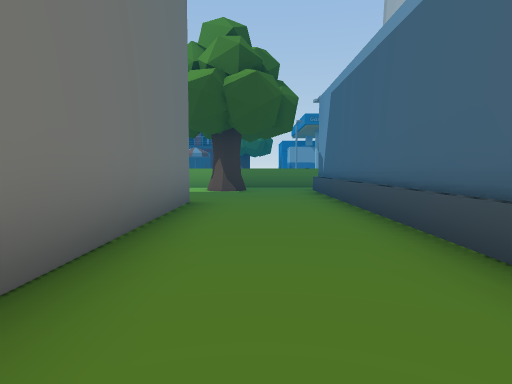
view 1 (above)

24 first-person views from a walk through a Unity game level. The camera is 1.2 m above the floor, tilts 4° down and sees 75° across. The floor is counted in squares, 2 m on a side. Each view is taken from the middle of a square. On the plan, view 1 faces up. The plan holds only what a view shows up to about 10 squares ahead; the rest is blank. The place goes on beyond the plan. Some animated figures are left out.

view 2
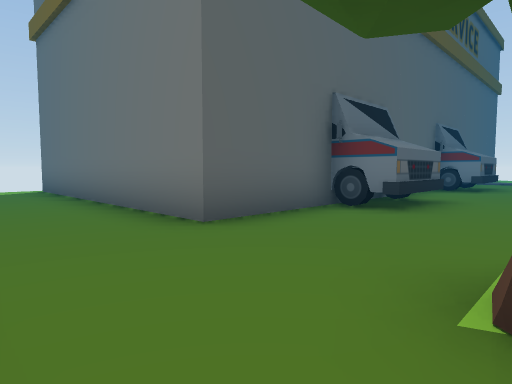

view 3
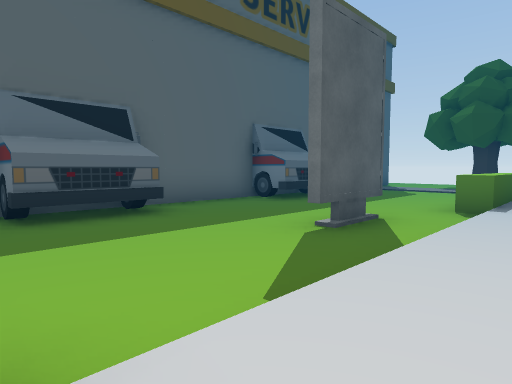

view 4
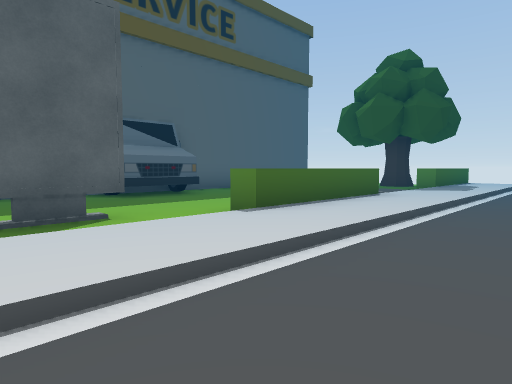

view 5
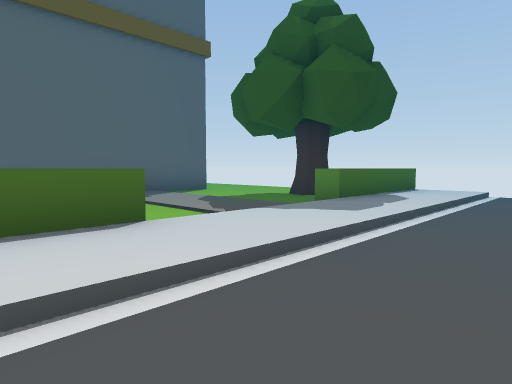

view 6
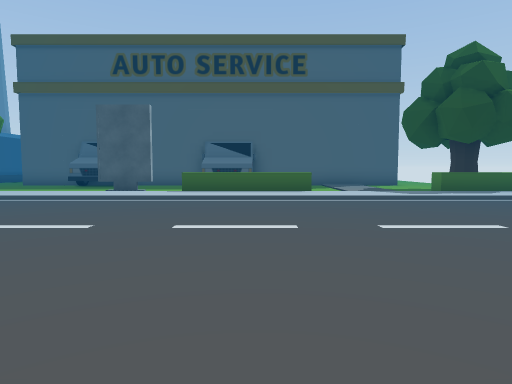

view 7
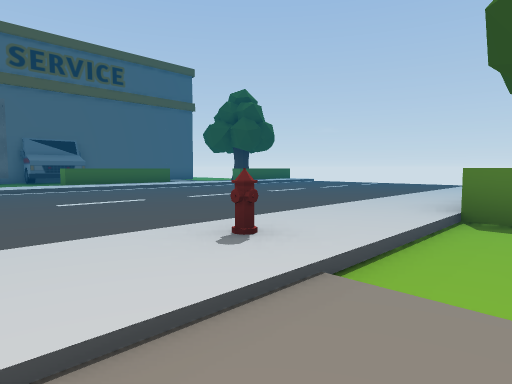

view 8
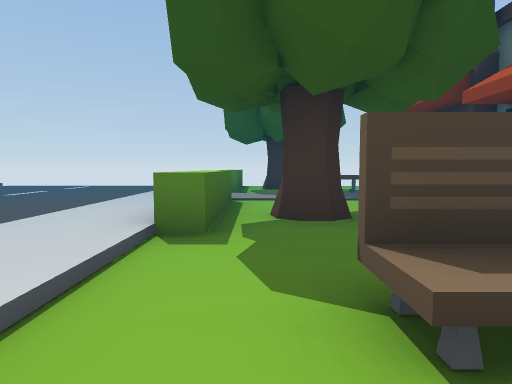

view 9
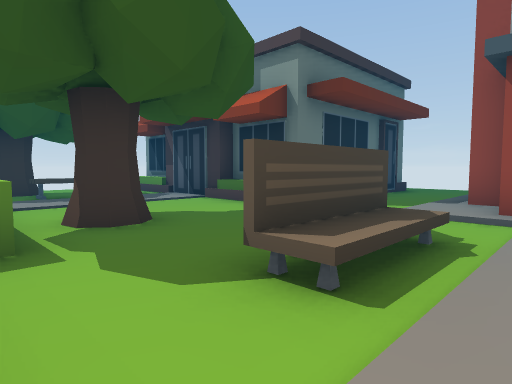

view 10
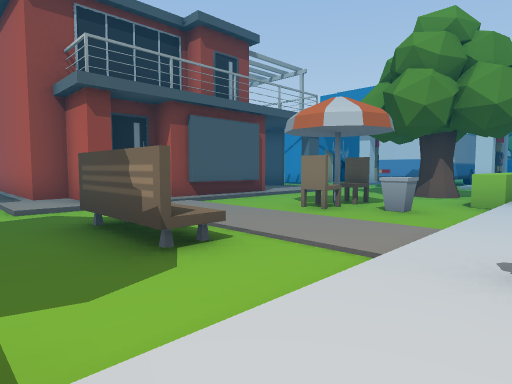

view 11
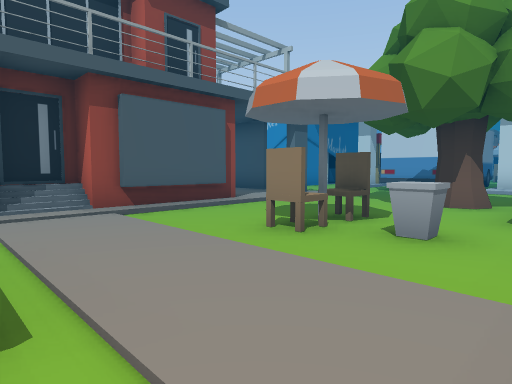

view 12
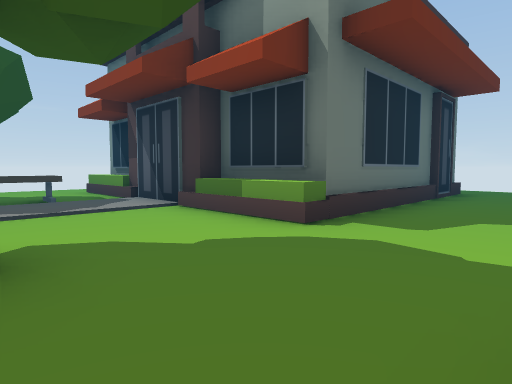

view 13
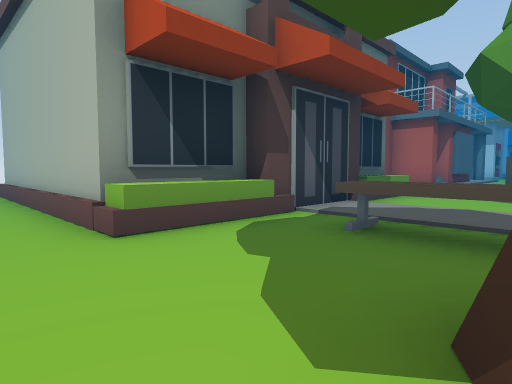

view 14
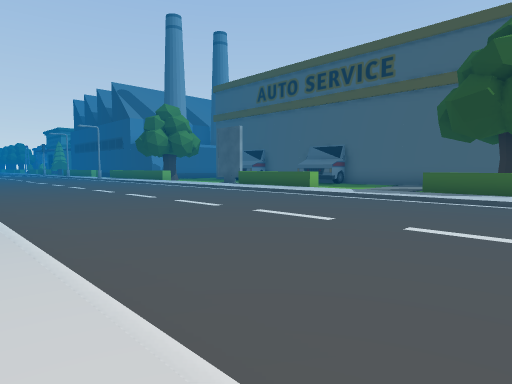

view 15
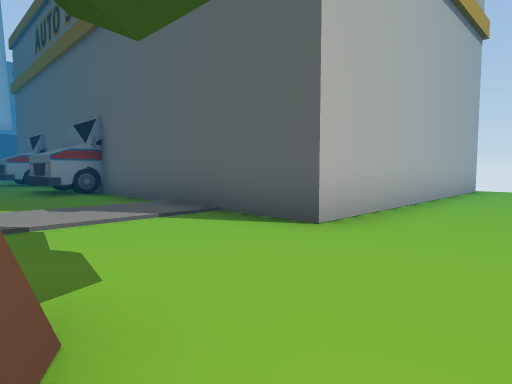

view 16
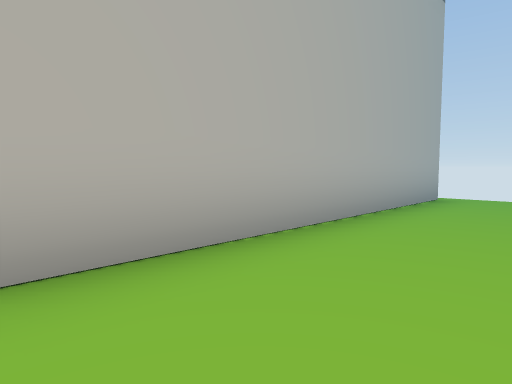

view 17
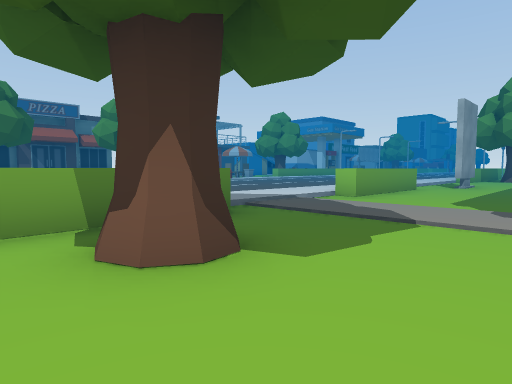

view 18
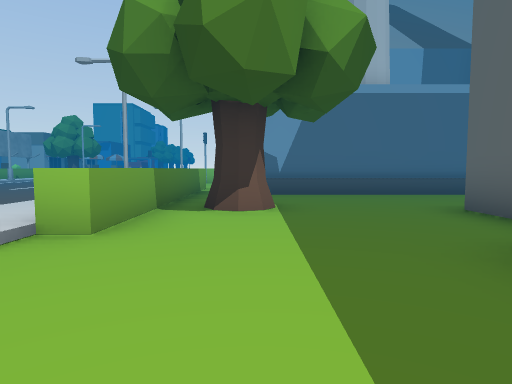

view 19
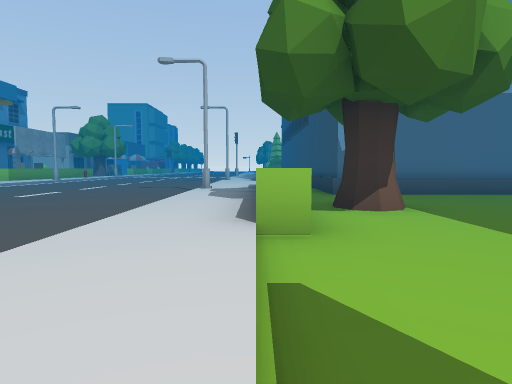

view 20
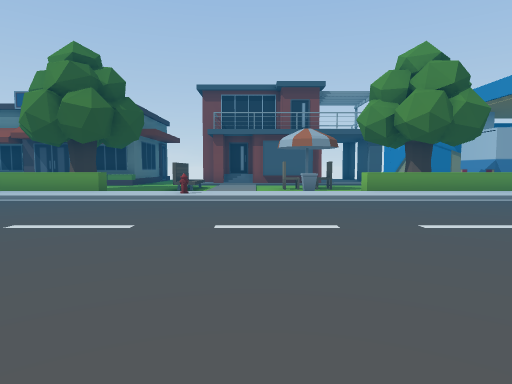

view 21
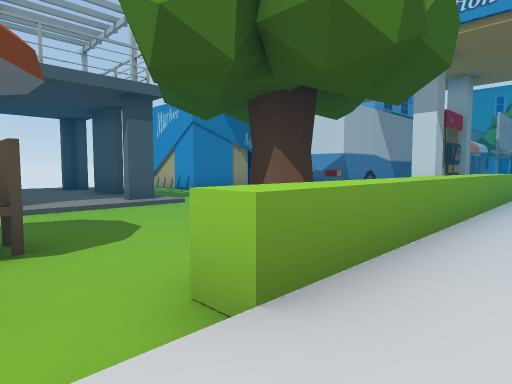

view 22
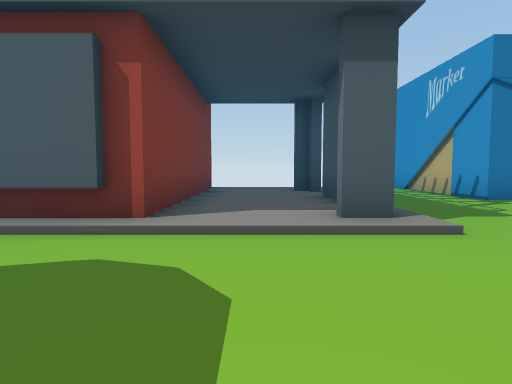

view 23
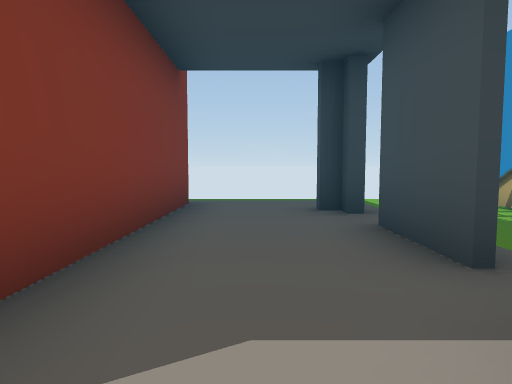

view 24
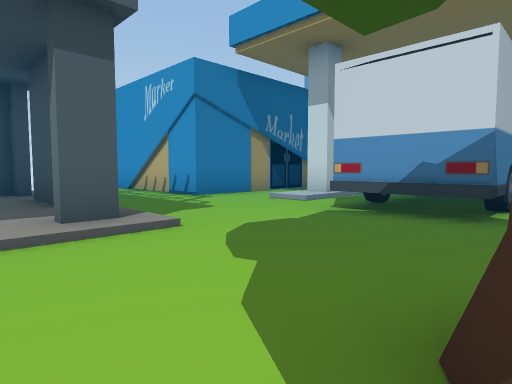

### Floor plan
Key: @ floor where view 1 was taken; # wall or solid block; x gap in a wall; . main floor; : floor 0.25 m higher than the main floor; / step, stairs or slope; T tree; B billboard; H hydrant; U building; E bench; C chair; S bus; R streetlight; O other object.
Columns run from 19 left of view 1 to 5 right of it. Each row starts with its distance up from view 1.
 32   U    U..      :::/ ##
 31  .U     U./#   #::#/..#
 30  .U    U../#   #:::/..###
 29  .U    U../#   #::#/.....
 28  .U    U../##  #::x/....
 27 ..UUUUUU/./:####::#/..//#
 26 .///UU///.//:///////.....
 25 ......................SS
 24 ...E.......E..CC......SSS
 23 .T.E...TT..E......T.../##
 22   .............O......//#
 21 OOOO  OOO///////OOOOOOOO
 20 :::::::::::H::::::::
 19 ...................
 18 ...................   ..
 17 ..................   ...
 16 .................  .....
 15  ................ ......
 14  .......................
 13 ........................
 12 :::::::::::::::::::::R::
 11 OOOO///OOOO/////OOOOOOOO
 10 ............B..........
  9 .T................T..###
  8 .....................#
  7 ........###...##.....#
  6 ..################...#
  5 ..#              #...#
  4 ..#              #...#
  3 ..#              #...#
  2 ..#              #...#
  1  .#              #...
  0  .#              #.@
 -1  .#              #..

Positions as (right, up) in squares from view 1, and headings:
1: (0, 0), facing up
2: (1, 9), facing down-left
3: (-3, 12), facing down-left
4: (-6, 14), facing down-left
5: (-11, 14), facing down-left
6: (-11, 20), facing down
7: (-6, 22), facing down-left
8: (-7, 22), facing left
9: (-7, 21), facing up-left
10: (-10, 20), facing up-right
11: (-8, 21), facing up-right
12: (-9, 23), facing up-left
13: (-19, 23), facing up-right
14: (-19, 20), facing down-right
15: (-19, 9), facing down-right
16: (-19, 6), facing down-right
17: (-19, 7), facing up-right
18: (-6, 9), facing right
19: (-6, 11), facing right
20: (-6, 12), facing up
21: (-4, 20), facing up-right
22: (-2, 23), facing up
23: (-2, 26), facing up
24: (-2, 23), facing up-right
